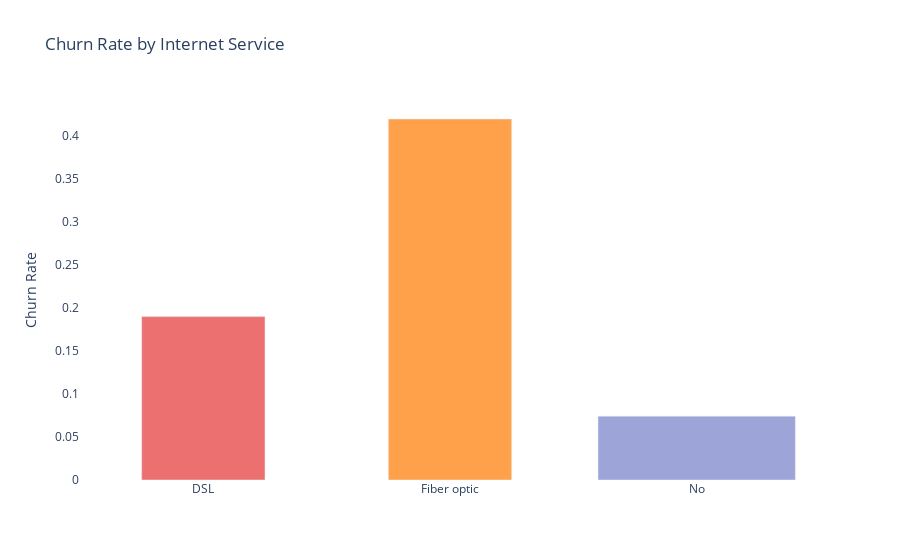

Notebook code cell kept with this figure:
### Code cell
# Churn Rate by Internet Service
plot_by_payment = df.groupby('InternetService').Churn.mean().reset_index()
plot_data = [
    go.Bar(
        x=plot_by_payment['InternetService'],
        y=plot_by_payment['Churn'],
       width = [0.8],
        marker = dict(
            color=['#ed7071','#ffa14a', '#9da4d8', '#21ced2']
        )
    )
]

layout=go.Layout(
    xaxis={"type": "category"},
    yaxis={"title": "Churn Rate"},
    title="Churn Rate by Internet Service",
    plot_bgcolor = 'white',
    paper_bgcolor = 'white',
)

fig = go.Figure(data=plot_data, layout=layout)
iplot(fig)

### Figure 1 — Plotly figure (JSON) as saved in the notebook; plotly's stock layout.template omitted (floating-point values rounded to 4 significant figures)
{"data": [{"marker": {"color": ["#ed7071", "#ffa14a", "#9da4d8", "#21ced2"]}, "type": "bar", "width": [0.5, 0.5], "x": ["DSL", "Fiber optic", "No"], "y": [0.1896, 0.4189, 0.07405]}], "layout": {"paper_bgcolor": "white", "plot_bgcolor": "white", "title": {"text": "Churn Rate by Internet Service"}, "xaxis": {"type": "category"}, "yaxis": {"title": {"text": "Churn Rate"}}}}
